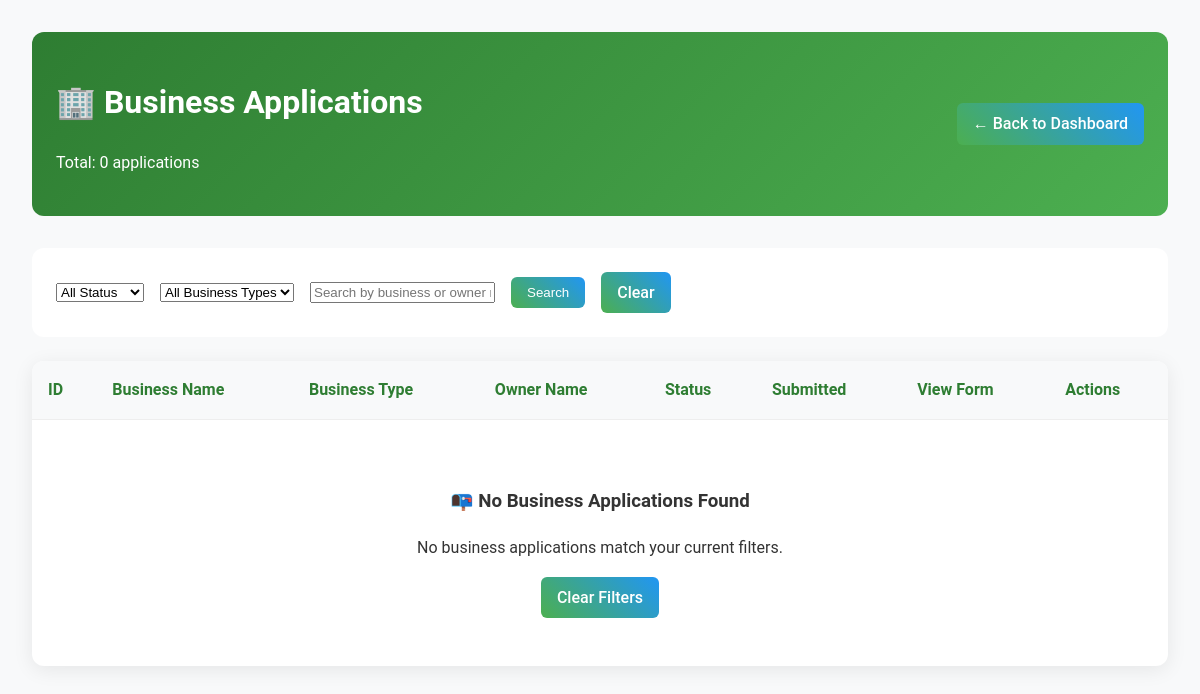
Before: /admin/view-business-requests.php (signed in) with the older database file.
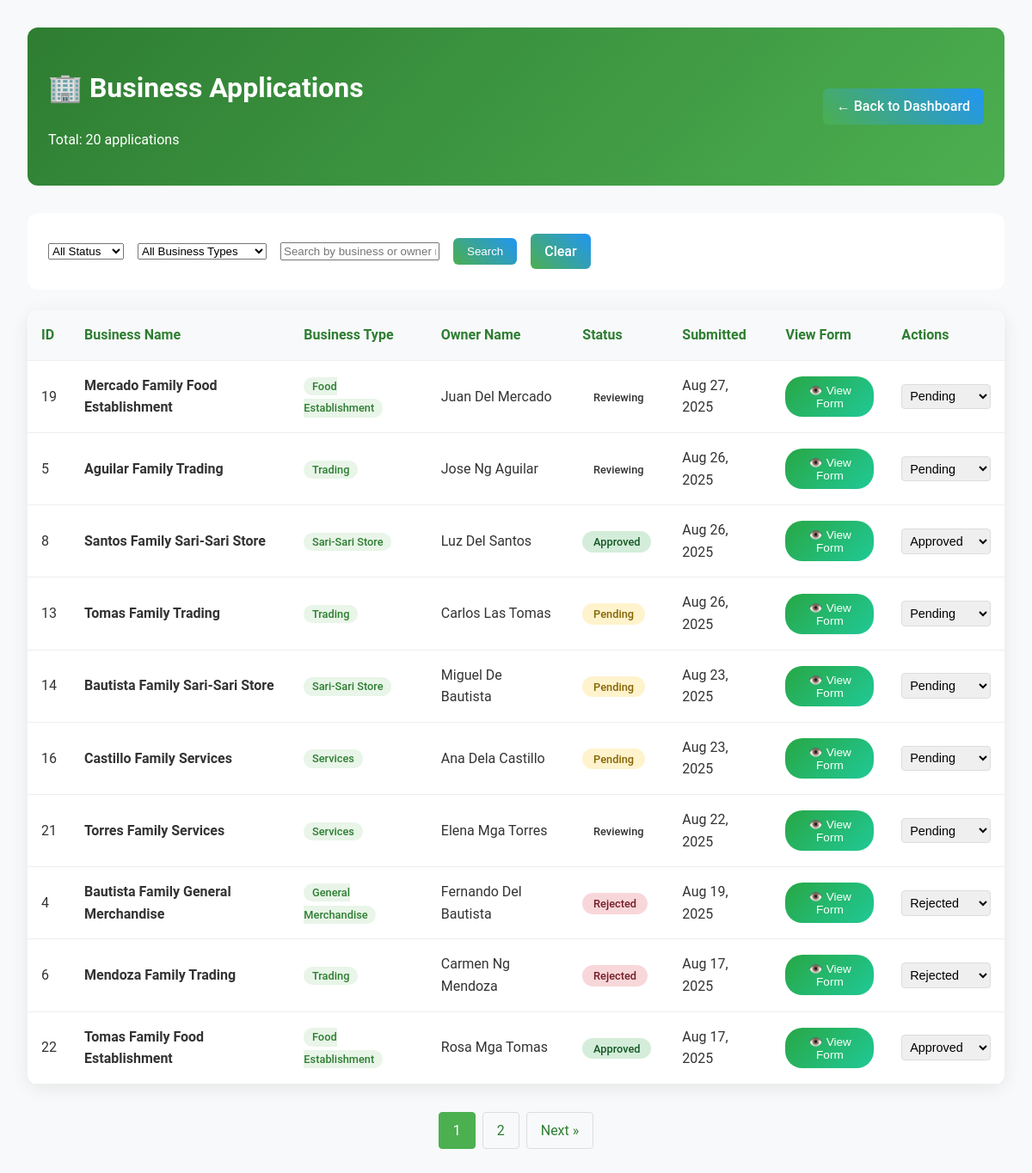
After: the same page with the newer database file.
### tables this page shows
CREATE TABLE `business_applications` (
  `id` int(11) NOT NULL,
  `user_id` int(11) DEFAULT NULL,
  `reference_no` varchar(50) DEFAULT NULL,
  `application_date` date DEFAULT NULL,
  `first_name` varchar(100) DEFAULT NULL,
  `middle_name` varchar(100) DEFAULT NULL,
  `last_name` varchar(100) DEFAULT NULL,
  `business_location` text DEFAULT NULL,
  `or_number` varchar(100) DEFAULT NULL,
  `ctc_number` varchar(100) DEFAULT NULL,
  `business_name` varchar(255) NOT NULL,
  `business_type` varchar(100) NOT NULL,
  `business_address` varchar(500) NOT NULL,
  `business_description` text DEFAULT NULL,
  `capital_amount` decimal(15,2) DEFAULT NULL,
  `owner_name` varchar(255) NOT NULL,
  `owner_address` text DEFAULT NULL,
  `owner_contact` varchar(20) DEFAULT NULL,
  `contact_number` varchar(20) NOT NULL,
  `years_operation` int(11) NOT NULL,
  `investment_capital` decimal(15,2) NOT NULL,
  `proof_image` varchar(255) DEFAULT NULL COMMENT 'Optional proof image filename for the business application',
  `submitted_at` timestamp NOT NULL DEFAULT current_timestamp(),
  `status` enum('pending','reviewing','approved','rejected') DEFAULT 'pending'
);

### admin/view-business-requests.php (the view, shortened to what the changed rows need)
<?php
include '../includes/db_connect.php';
$status_filter = $_GET['status'] ?? '';
$business_type = $_GET['business_type'] ?? '';
$search = $_GET['search'] ?? '';
$page = max(1, (int)($_GET['page'] ?? 1));
$per_page = 10;
$offset = ($page - 1) * $per_page;
$where_conditions = [];
$params = [];
$where_clause = $where_conditions ? "WHERE " . implode(" AND ", $where_conditions) : "";
$count_sql = "SELECT COUNT(*) FROM business_applications $where_clause";
$count_stmt = $pdo->prepare($count_sql);
$count_stmt->execute($params);
$total_records = $count_stmt->fetchColumn();
$total_pages = ceil($total_records / $per_page);
$sql = "SELECT * FROM business_applications $where_clause ORDER BY submitted_at DESC LIMIT $per_page OFFSET $offset";
$stmt = $pdo->prepare($sql);
$stmt->execute($params);
$requests = $stmt->fetchAll();
?>
<!DOCTYPE html>
<html lang="en">
<head>
    <link rel="stylesheet" href="../css/styles.css">
</head>
<body>
    <div class="admin-container">
        <div class="admin-header">
            <div>
                <h1>🏢 Business Applications</h1>
                <p>Total: <?php echo $total_records; ?> applications</p>
            </div>
        </div>
        <div class="admin-table">
            <table>
                <thead>
                    <tr>
                        <th>ID</th>
                        <th>Business Name</th>
                        <th>Business Type</th>
                        <th>Owner Name</th>
                        <th>Status</th>
                        <th>Submitted</th>
                        <th>View Form</th>
                        <th>Actions</th>
                    </tr>
                </thead>
                <tbody>
                    <?php foreach ($requests as $req): ?>
                    <tr>
                        <td><?php echo $req['id']; ?></td>
                        <td>
                            <strong><?php echo htmlspecialchars($req['business_name']); ?></strong>
                        </td>
                        <td>
                            <span class="business-type">
                                <?php echo htmlspecialchars($req['business_type']); ?>
                            </span>
                        </td>
                        <td>
                            <?php echo htmlspecialchars($req['owner_name']); ?>
                        </td>
                        <td>
                            <span class="status-badge status-<?php echo $req['status']; ?>">
                                <?php echo ucfirst($req['status']); ?>
                            </span>
                        </td>
                        <td><?php echo date('M j, Y', strtotime($req['submitted_at'])); ?></td>
                        <td>
                            <button onclick="viewFormDetails(<?php echo $req['id']; ?>)" class="view-form-btn">
                                👁️ View Form
                            </button>
                        </td>
                        <td>
                            <form method="POST" style="display: inline;">
                                <select name="status" class="action-select" onchange="this.form.submit()">
                                    <option value="pending" <?php echo $req['status'] === 'pending' ? 'selected' : ''; ?>>Pending</option>
                                    <option value="approved" <?php echo $req['status'] === 'approved' ? 'selected' : ''; ?>>Approved</option>
                                    <option value="rejected" <?php echo $req['status'] === 'rejected' ? 'selected' : ''; ?>>Rejected</option>
                                </select>
                            </form>
                        </td>
                    </tr>
                    <?php endforeach; ?>
                </tbody>
            </table>
            <?php if (empty($requests)): ?>
            <div style="text-align: center; padding: 3rem;">
                <h3>📭 No Business Applications Found</h3>
                <p>No business applications match your current filters.</p>
                <a href="view-business-requests.php" class="admin-btn">Clear Filters</a>
            </div>
            <?php endif; ?>
        </div>
        <?php if ($total_pages > 1): ?>
        <div class="pagination">
            <?php for ($i = max(1, $page-2); $i <= min($total_pages, $page+2); $i++): ?>
                <?php if ($i == $page): ?>
                    <span class="current"><?php echo $i; ?></span>
                <?php else: ?>
                    <a href="?page=<?php echo $i; ?>&status=<?php echo $status_filter; ?>&business_type=<?php echo urlencode($business_type); ?>&search=<?php echo urlencode($search); ?>"><?php echo $i; ?></a>
                <?php endif; ?>
            <?php endfor; ?>
            <?php if ($page < $total_pages): ?>
                <a href="?page=<?php echo $page+1; ?>&status=<?php echo $status_filter; ?>&business_type=<?php echo urlencode($business_type); ?>&search=<?php echo urlencode($search); ?>">Next »</a>
            <?php endif; ?>
        </div>
        <?php endif; ?>
    </div>
</body>
</html>

Changed rows visible on the page:
added business_applications: id "19", business_name "Mercado Family Food Establishment", business_type "Food Establishment", owner_name "Juan Del Mercado", status "Reviewing", submitted_at "Aug 27, 2025"
added business_applications: id "5", business_name "Aguilar Family Trading", business_type "Trading", owner_name "Jose Ng Aguilar", status "Reviewing", submitted_at "Aug 26, 2025"
added business_applications: id "8", business_name "Santos Family Sari-Sari Store", business_type "Sari-Sari Store", owner_name "Luz Del Santos", status "Approved", submitted_at "Aug 26, 2025"
added business_applications: id "13", business_name "Tomas Family Trading", business_type "Trading", owner_name "Carlos Las Tomas", status "Pending", submitted_at "Aug 26, 2025"
added business_applications: id "14", business_name "Bautista Family Sari-Sari Store", business_type "Sari-Sari Store", owner_name "Miguel De Bautista", status "Pending", submitted_at "Aug 23, 2025"
added business_applications: id "16", business_name "Castillo Family Services", business_type "Services", owner_name "Ana Dela Castillo", status "Pending", submitted_at "Aug 23, 2025"
added business_applications: id "21", business_name "Torres Family Services", business_type "Services", owner_name "Elena Mga Torres", status "Reviewing", submitted_at "Aug 22, 2025"
added business_applications: id "4", business_name "Bautista Family General Merchandise", business_type "General Merchandise", owner_name "Fernando Del Bautista", status "Rejected", submitted_at "Aug 19, 2025"
added business_applications: id "6", business_name "Mendoza Family Trading", business_type "Trading", owner_name "Carmen Ng Mendoza", status "Rejected", submitted_at "Aug 17, 2025"
added business_applications: id "22", business_name "Tomas Family Food Establishment", business_type "Food Establishment", owner_name "Rosa Mga Tomas", status "Approved", submitted_at "Aug 17, 2025"
Other visible differences:
$total_records: "0" → "20"
new list line: "1"
new list line: "2"
text no longer shown: "📭 No Business Applications Found No business applications match your current filters. Clear Filters"
text now shown: "Next »"
